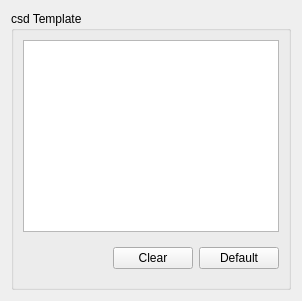
         <widget class="QWidget" name="tab_7">
          <attribute name="title">
           <string>Template</string>
          </attribute>
          <layout class="QGridLayout" name="gridLayout_13">
           <item row="0" column="0">
            <widget class="QGroupBox" name="groupBox_11">
             <property name="title">
              <string>csd Template</string>
             </property>
             <layout class="QGridLayout" name="gridLayout_14">
              <item row="1" column="0">
               <layout class="QHBoxLayout" name="horizontalLayout">
                <item>
                 <spacer name="horizontalSpacer_11">
                  <property name="orientation">
                   <enum>Qt::Horizontal</enum>
                  </property>
                  <property name="sizeHint" stdset="0">
                   <size>
                    <width>20</width>
                    <height>40</height>
                   </size>
                  </property>
                 </spacer>
                </item>
                <item>
                 <widget class="QPushButton" name="clearTemplatePushButton">
                  <property name="text">
                   <string>Clear</string>
                  </property>
                 </widget>
                </item>
                <item>
                 <widget class="QPushButton" name="defaultTemplatePushButton">
                  <property name="text">
                   <string>Default</string>
                  </property>
                 </widget>
                </item>
               </layout>
              </item>
              <item row="0" column="0">
               <widget class="QPlainTextEdit" name="templateTextEdit"/>
              </item>
             </layout>
            </widget>
           </item>
          </layout>
         </widget>
